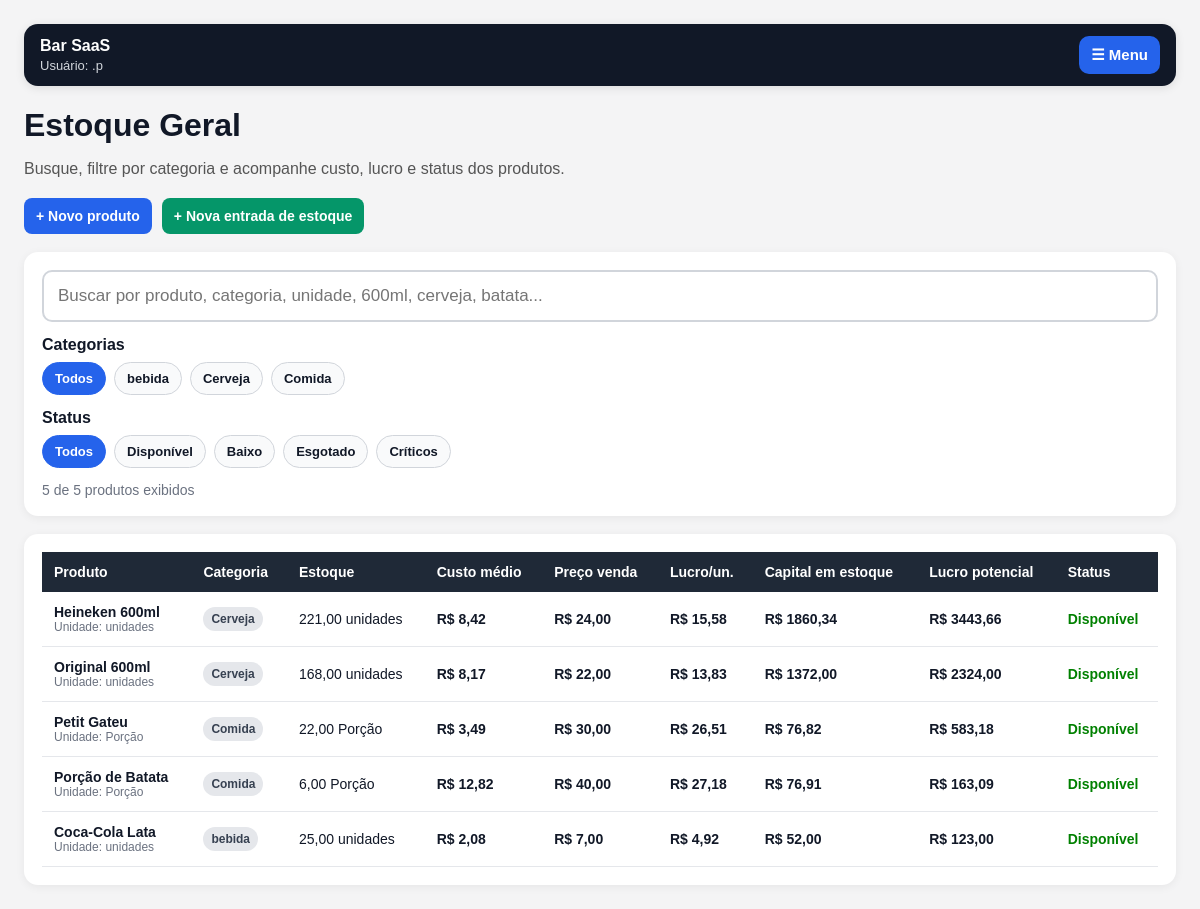
/estoque/ (signed in), run on the app's committed database.
### products/models.py (models this page shows, shortened)
class Product(models.Model):
    PRODUCT_TYPES = [
        ("sale", "Produto de venda"),
        ("internal_use", "Uso interno"),
        ("both", "Venda e uso interno"),
    ]
    company = models.ForeignKey(Company, on_delete=models.CASCADE)
    name = models.CharField(max_length=120)
    category = models.CharField(max_length=80, blank=True, null=True)
    product_type = models.CharField(max_length=30, choices=PRODUCT_TYPES, default="sale")
    unit = models.ForeignKey(Unit, on_delete=models.PROTECT)
    sale_price = models.DecimalField(
        max_digits=10,
        decimal_places=2,
        default=0,
        help_text="Preço cobrado por unidade vendida. Exemplo: R$ 28 por porção.",
    )
    active = models.BooleanField(default=True)
    minimum_quantity = models.DecimalField(
        max_digits=10,
        decimal_places=2,
        default=0,
        help_text="Quantidade mínima para alerta de estoque baixo.",
    )
    created_at = models.DateTimeField(auto_now_add=True)
    class Meta:
        verbose_name = "Produto"
        verbose_name_plural = "Produtos"
        ordering = ["name"]
    @property
    def current_stock(self):
        result = self.stock_entries.aggregate(total=Sum("remaining_quantity"))
        return result["total"] or Decimal("0.00")
    @property
    def average_cost(self):
        entries = self.stock_entries.filter(remaining_quantity__gt=0)
        total_cost = Decimal("0.00")
        total_quantity = Decimal("0.00")
        for entry in entries:
            total_cost += entry.remaining_quantity * entry.unit_cost
            total_quantity += entry.remaining_quantity
        if total_quantity == 0:
            return Decimal("0.00")
        return total_cost / total_quantity
    @property
    def profit_per_unit(self):
        return self.sale_price - self.average_cost
    @property
    def stock_value(self):
        return self.current_stock * self.average_cost
    @property
    def potential_revenue(self):
        return self.current_stock * self.sale_price
    @property
    def potential_profit(self):
        return self.potential_revenue - self.stock_value

class Unit(models.Model):
    company = models.ForeignKey(Company, on_delete=models.CASCADE)
    name = models.CharField(max_length=50)
    symbol = models.CharField(max_length=20)
    class Meta:
        verbose_name = "Unidade"
        verbose_name_plural = "Unidades"
        unique_together = ("company", "symbol")
        ordering = ["name"]
    def __str__(self):
        return self.symbol

class StockEntry(models.Model):
    ENTRY_MODES = [
        ("simple", "Entrada simples"),
        ("detailed", "Entrada detalhada"),
    ]
    company = models.ForeignKey(Company, on_delete=models.CASCADE)
    product = models.ForeignKey(
        Product,
        on_delete=models.CASCADE,
        related_name="stock_entries",
    )
    entry_mode = models.CharField(max_length=20, choices=ENTRY_MODES, default="simple")
    total_cost = models.DecimalField(
        max_digits=10,
        decimal_places=2,
        default=0,
        help_text="Valor total investido. Exemplo: R$ 150 em batata.",
    )
    quantity_added = models.DecimalField(
        max_digits=10,
        decimal_places=2,
        help_text="Quantidade gerada. Exemplo: 30 porções ou 24 unidades.",
    )
    remaining_quantity = models.DecimalField(
        max_digits=10,
        decimal_places=2,
        blank=True,
        null=True,
    )
    package_quantity = models.DecimalField(
        max_digits=10,
        decimal_places=2,
        blank=True,
        null=True,
        help_text="Opcional. Exemplo: 6 caixas, 3 sacos.",
    )
    package_cost = models.DecimalField(
        max_digits=10,
        decimal_places=2,
        blank=True,
        null=True,
        help_text="Opcional. Exemplo: R$ 25 por saco.",
    )
    notes = models.TextField(blank=True, null=True)
    created_by = models.ForeignKey(
        settings.AUTH_USER_MODEL,
        on_delete=models.SET_NULL,
        blank=True,
        null=True,
    )
    created_at = models.DateTimeField(auto_now_add=True)
    class Meta:
        verbose_name = "Entrada de estoque"
        verbose_name_plural = "Entradas de estoque"
        ordering = ["-created_at"]
    @property
    def unit_cost(self):
        if not self.quantity_added:
            return Decimal("0.00")
        return self.total_cost / self.quantity_added

### products/views.py (the view)
# urls.py: path("estoque/", views.stock_dashboard, name="stock_dashboard"),
@login_required
def stock_dashboard(request):
    if not can_view_stock(request.user):
        messages.warning(request, "Você não tem permissão para ver o estoque.")
        return redirect("orders:pdv")
    company = get_user_company(request.user)
    products = (
        Product.objects
        .filter(company=company, active=True)
        .select_related("company", "unit")
        .order_by("category", "name")
    )
    return render(
        request,
        "products/stock_dashboard.html",
        {
            "products": products,
            "can_create_stock_entry": can_create_stock_entry(request.user),
            "can_adjust_stock": can_adjust_stock(request.user),
        },
    )

### accounts/context_processors.py (called while the page is built)
def menu_context(request):
    user = request.user
    if not user.is_authenticated:
        return {
            "menu_permissions": {
                "is_authenticated": False,
            }
        }
    return {
        "menu_permissions": {
            "is_authenticated": True,
            "username": user.username,
            "can_access_pdv": can_access_pdv(user),
            "can_view_orders_panel": can_view_orders_panel(user),
            "can_view_stock": can_view_stock(user),
            "can_create_stock_entry": can_create_stock_entry(user),
            "can_access_admin": user.is_staff or user.is_superuser,
            "can_manage_users": can_manage_users(user),
            "can_adjust_stock": can_adjust_stock(user),
        }
    }

### accounts/permissions.py (called while the page is built, shortened)
def get_user_profile(user):
    if not user.is_authenticated:
        return None
    return getattr(user, "profile", None)

def get_user_company(user):
    profile = get_user_profile(user)
    if profile:
        return profile.company
    if user.is_superuser:
        return Company.objects.filter(active=True).first()
    return None

def has_permission(user, permission_name):
    if not user.is_authenticated:
        return False
    if user.is_superuser:
        return True

def can_access_pdv(user):
    return has_permission(user, "can_access_pdv")

def can_view_orders_panel(user):
    return has_permission(user, "can_view_orders_panel")

def can_view_stock(user):
    return has_permission(user, "can_view_stock")

def can_create_stock_entry(user):
    return has_permission(user, "can_create_stock_entry")

def can_adjust_stock(user):
    return has_permission(user, "can_adjust_stock")

def can_manage_users(user):
    return has_permission(user, "can_manage_users")

### templates/products/stock_dashboard.html (shortened to what this page needs)
<!DOCTYPE html>
<html lang="pt-br">
<head>
</head>
<body>
    <div class="container">
        {% include "includes/main_menu.html" %}
        <h1>Estoque Geral</h1>
        <p class="subtitle">
            Busque, filtre por categoria e acompanhe custo, lucro e status dos produtos.
        </p>
        {% if can_create_stock_entry %}
            <div class="actions-top">
                <a href="/produtos/novo/" class="action-link">
                    + Novo produto
                </a>
                <a href="/estoque/entrada/" class="action-link secondary">
                    + Nova entrada de estoque
                </a>
            </div>
        {% endif %}
        <div class="filters-card">
            <input
                type="text"
                id="stock_search"
                class="search-input"
                placeholder="Buscar por produto, categoria, unidade, 600ml, cerveja, batata..."
                oninput="applyFilters()"
                autocomplete="off"
            >
            <div class="filter-group">
                <div class="filter-title">Categorias</div>
                <div class="filter-buttons" id="category_buttons">
                    <button type="button" class="filter-button active" onclick="setCategoryFilter('all', this)">
                        Todos
                    </button>
                </div>
            </div>
            <div class="filter-group">
                <div class="filter-title">Status</div>
                <div class="filter-buttons">
                    <button type="button" class="filter-button active" onclick="setStatusFilter('all', this)">
                        Todos
                    </button>
                    <button type="button" class="filter-button" onclick="setStatusFilter('ok', this)">
                        Disponível
                    </button>
                    <button type="button" class="filter-button" onclick="setStatusFilter('low', this)">
                        Baixo
                    </button>
                    <button type="button" class="filter-button" onclick="setStatusFilter('empty', this)">
                        Esgotado
                    </button>
                    <button type="button" class="filter-button danger" onclick="setStatusFilter('critical', this)">
                        Críticos
                    </button>
                </div>
            </div>
            <div class="counter" id="results_counter"></div>
        </div>
        <div class="card">
            <table>
                <thead>
                    <tr>
                        <th>Produto</th>
                        <th>Categoria</th>
                        <th>Estoque</th>
                        <th>Custo médio</th>
                        <th>Preço venda</th>
                        <th>Lucro/un.</th>
                        <th>Capital em estoque</th>
                        <th>Lucro potencial</th>
                        <th>Status</th>
                    </tr>
                </thead>
                <tbody id="stock_table_body">
                    {% for product in products %}
                        {% if product.current_stock <= 0 %}
                            <tr
                                class="stock-row"
                                data-category="{{ product.category|default:'Sem categoria'|escapejs }}"
                                data-status="empty"
                                data-search="{{ product.name|lower }} {{ product.category|default:''|lower }} {{ product.unit|lower }} esgotado zerado sem estoque {{ product.sale_price }}"
                            >
                        {% else %}
                            <tr
                                class="stock-row"
                                data-category="{{ product.category|default:'Sem categoria'|escapejs }}"
                                data-status="ok"
                                data-search="{{ product.name|lower }} {{ product.category|default:''|lower }} {{ product.unit|lower }} disponivel disponível estoque {{ product.sale_price }}"
                            >
                        {% endif %}
                            <td>
                                <div class="product-name">{{ product.name }}</div>
                                <div class="muted">
                                    Unidade: {{ product.unit }}
                                </div>
                            </td>
                            <td>
                                <span class="badge">
                                    {{ product.category|default:"Sem categoria" }}
                                </span>
                            </td>
                            <td>
                                {{ product.current_stock|floatformat:2 }}
                                {{ product.unit }}
                            </td>
                            <td class="money">
                                R$ {{ product.average_cost|floatformat:2 }}
                            </td>
                            <td class="money">
                                R$ {{ product.sale_price|floatformat:2 }}
                            </td>
                            <td class="money">
                                R$ {{ product.profit_per_unit|floatformat:2 }}
                            </td>
                            <td class="money">
                                R$ {{ product.stock_value|floatformat:2 }}
                            </td>
                            <td class="money">
                                R$ {{ product.potential_profit|floatformat:2 }}
                            </td>
                            <td>
                                {% if product.current_stock <= 0 %}
                                    <span class="empty">Esgotado</span>
                                {% elif product.current_stock <= product.minimum_quantity %}
                                    <span class="low">Baixo</span>
                                {% else %}
                                    <span class="ok">Disponível</span>
                                {% endif %}
                            </td>
                        </tr>
                    {% empty %}
                        <tr>
                            <td colspan="9">Nenhum produto cadastrado ainda.</td>
                        </tr>
                    {% endfor %}
                </tbody>
            </table>
        </div>
    </div>
</body>
</html>

### templates/includes/main_menu.html (shortened to what this page needs)
<div class="app-topbar">
    <div>
        <div class="app-brand">Bar SaaS</div>
        {% if menu_permissions.is_authenticated %}
            <div class="app-user">
                Usuário: {{ menu_permissions.username }}
            </div>
        {% endif %}
    </div>
    <button type="button" class="menu-button" onclick="toggleMainMenu()">
        ☰ Menu
    </button>
</div>

### templates/products/stock_dashboard.html (style rules this page uses)
body { font-family: Arial, sans-serif; background: #f4f4f5; margin: 0; padding: 24px; color: #111827; }
.container { max-width: 1200px; margin: 0 auto; }
h1 { margin-bottom: 6px; }
.subtitle { color: #555; margin-bottom: 20px; }
.actions-top { margin-bottom: 18px; display: flex; flex-wrap: wrap; gap: 10px; }
.action-link { background: #2563eb; color: white; padding: 10px 12px; border-radius: 8px; text-decoration: none; font-weight: bold; font-size: 14px; }
.action-link.secondary { background: #059669; }
.filters-card { background: white; border-radius: 14px; padding: 18px; box-shadow: 0 2px 10px rgba(0,0,0,0.06); margin-bottom: 18px; }
.search-input { width: 100%; box-sizing: border-box; padding: 14px; border: 2px solid #d1d5db; border-radius: 10px; font-size: 17px; margin-bottom: 14px; }
.filter-group { margin-bottom: 14px; }
.filter-title { font-weight: bold; margin-bottom: 8px; }
.filter-buttons { display: flex; flex-wrap: wrap; gap: 8px; }
.filter-button { border: 1px solid #d1d5db; background: #f9fafb; color: #111827; border-radius: 999px; padding: 8px 12px; cursor: pointer; font-weight: bold; font-size: 13px; }
.filter-button.active { background: #2563eb; color: white; border-color: #2563eb; }
.counter { color: #6b7280; font-size: 14px; margin-top: 10px; }
.card { background: white; border-radius: 14px; padding: 18px; box-shadow: 0 2px 10px rgba(0,0,0,0.06); overflow-x: auto; }
table { width: 100%; border-collapse: collapse; min-width: 920px; }
th { background: #1f2937; color: white; text-align: left; padding: 12px; font-size: 14px; position: sticky; top: 0; }
td { padding: 12px; border-bottom: 1px solid #e5e7eb; font-size: 14px; }
.product-name { font-weight: bold; }
.muted { color: #6b7280; font-size: 12px; }
.money { font-weight: bold; }
.ok { color: green; font-weight: bold; }
.badge { display: inline-block; padding: 5px 8px; border-radius: 999px; font-size: 12px; font-weight: bold; background: #e5e7eb; color: #374151; }

### templates/includes/main_menu.html (style rules this page uses)
.app-topbar { background: #111827; color: white; padding: 12px 16px; border-radius: 14px; margin-bottom: 20px; display: flex; justify-content: space-between; align-items: center; position: relative; box-shadow: 0 2px 10px rgba(0,0,0,0.10); }
.app-brand { font-weight: bold; font-size: 16px; }
.app-user { color: #d1d5db; font-size: 13px; margin-top: 3px; }
.menu-button { border: none; background: #2563eb; color: white; border-radius: 10px; padding: 10px 12px; font-weight: bold; cursor: pointer; font-size: 15px; }

### data on the page
Product: name "Heineken 600ml", unit "unidades", category "Cerveja", current_stock "221,00", average_cost "8,42", sale_price "24,00", profit_per_unit "15,58", stock_value "1860,34", potential_profit "3443,66", minimum_quantity "Disponível"
Product: name "Original 600ml", unit "unidades", category "Cerveja", current_stock "168,00", average_cost "8,17", sale_price "22,00", profit_per_unit "13,83", stock_value "1372,00", potential_profit "2324,00", minimum_quantity "Disponível"
Product: name "Petit Gateu", unit "Porção", category "Comida", current_stock "22,00", average_cost "3,49", sale_price "30,00", profit_per_unit "26,51", stock_value "76,82", potential_profit "583,18", minimum_quantity "Disponível"
Product: name "Porção de Batata", unit "Porção", category "Comida", current_stock "6,00", average_cost "12,82", sale_price "40,00", profit_per_unit "27,18", stock_value "76,91", potential_profit "163,09", minimum_quantity "Disponível"
Product: name "Coca-Cola Lata", unit "unidades", category "bebida", current_stock "25,00", average_cost "2,08", sale_price "7,00", profit_per_unit "4,92", stock_value "52,00", potential_profit "123,00", minimum_quantity "Disponível"

### other printed values
{{ menu_permissions.username }} ".p"
